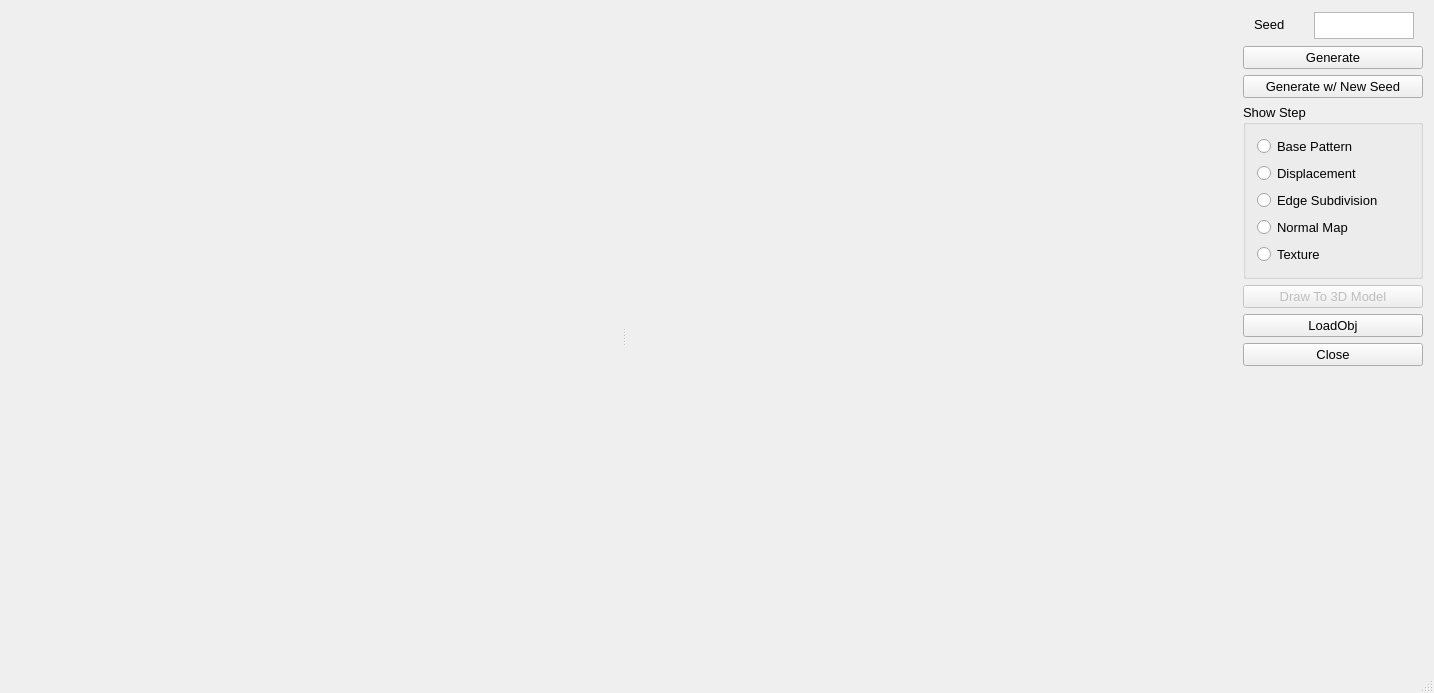
<?xml version="1.0" encoding="UTF-8"?>
<ui version="4.0">
 <class>MainWindow</class>
 <widget class="QMainWindow" name="MainWindow">
  <property name="geometry">
   <rect>
    <x>0</x>
    <y>0</y>
    <width>1434</width>
    <height>693</height>
   </rect>
  </property>
  <property name="font">
   <font>
    <family>Arial</family>
    <pointsize>10</pointsize>
   </font>
  </property>
  <property name="windowTitle">
   <string>NPR HW2 - 0756078</string>
  </property>
  <property name="styleSheet">
   <string notr="true"/>
  </property>
  <widget class="QWidget" name="centralWidget">
   <property name="sizePolicy">
    <sizepolicy hsizetype="Fixed" vsizetype="Preferred">
     <horstretch>0</horstretch>
     <verstretch>0</verstretch>
    </sizepolicy>
   </property>
   <layout class="QHBoxLayout" name="horizontalLayout">
    <item>
     <widget class="QSplitter" name="splitter">
      <property name="orientation">
       <enum>Qt::Horizontal</enum>
      </property>
      <widget class="RenderWidget" name="widget" native="true">
       <property name="sizePolicy">
        <sizepolicy hsizetype="Expanding" vsizetype="Preferred">
         <horstretch>0</horstretch>
         <verstretch>0</verstretch>
        </sizepolicy>
       </property>
      </widget>
      <widget class="GLWidget" name="glwidget" native="true">
       <property name="sizePolicy">
        <sizepolicy hsizetype="Expanding" vsizetype="Preferred">
         <horstretch>0</horstretch>
         <verstretch>0</verstretch>
        </sizepolicy>
       </property>
       <property name="maximumSize">
        <size>
         <width>16777215</width>
         <height>16777215</height>
        </size>
       </property>
      </widget>
     </widget>
    </item>
    <item>
     <layout class="QVBoxLayout" name="verticalLayout">
      <item>
       <layout class="QHBoxLayout" name="horizontalLayout_2"/>
      </item>
      <item>
       <widget class="QWidget" name="widget_2" native="true">
        <layout class="QHBoxLayout" name="horizontalLayout_3">
         <property name="topMargin">
          <number>0</number>
         </property>
         <property name="rightMargin">
          <number>9</number>
         </property>
         <property name="bottomMargin">
          <number>2</number>
         </property>
         <item>
          <widget class="QLabel" name="label">
           <property name="text">
            <string>Seed</string>
           </property>
          </widget>
         </item>
         <item>
          <widget class="QPlainTextEdit" name="plainTextEditSeed">
           <property name="sizePolicy">
            <sizepolicy hsizetype="Minimum" vsizetype="Minimum">
             <horstretch>0</horstretch>
             <verstretch>0</verstretch>
            </sizepolicy>
           </property>
           <property name="minimumSize">
            <size>
             <width>70</width>
             <height>27</height>
            </size>
           </property>
           <property name="maximumSize">
            <size>
             <width>100</width>
             <height>25</height>
            </size>
           </property>
          </widget>
         </item>
        </layout>
       </widget>
      </item>
      <item>
       <widget class="QPushButton" name="pushButtonGen">
        <property name="text">
         <string>Generate</string>
        </property>
       </widget>
      </item>
      <item>
       <widget class="QPushButton" name="pushButtonGenWSeed">
        <property name="sizePolicy">
         <sizepolicy hsizetype="Maximum" vsizetype="Fixed">
          <horstretch>0</horstretch>
          <verstretch>0</verstretch>
         </sizepolicy>
        </property>
        <property name="minimumSize">
         <size>
          <width>180</width>
          <height>0</height>
         </size>
        </property>
        <property name="maximumSize">
         <size>
          <width>0</width>
          <height>16777215</height>
         </size>
        </property>
        <property name="baseSize">
         <size>
          <width>0</width>
          <height>0</height>
         </size>
        </property>
        <property name="text">
         <string>Generate w/ New Seed</string>
        </property>
       </widget>
      </item>
      <item>
       <widget class="QGroupBox" name="groupBox">
        <property name="title">
         <string>Show Step</string>
        </property>
        <layout class="QVBoxLayout" name="verticalLayout_2">
         <item>
          <widget class="QRadioButton" name="radioButton">
           <property name="text">
            <string>Base Pattern</string>
           </property>
          </widget>
         </item>
         <item>
          <widget class="QRadioButton" name="radioButton_2">
           <property name="text">
            <string>Displacement</string>
           </property>
          </widget>
         </item>
         <item>
          <widget class="QRadioButton" name="radioButton_3">
           <property name="text">
            <string>Edge Subdivision</string>
           </property>
          </widget>
         </item>
         <item>
          <widget class="QRadioButton" name="radioButton_4">
           <property name="text">
            <string>Normal Map</string>
           </property>
          </widget>
         </item>
         <item>
          <widget class="QRadioButton" name="radioButton_5">
           <property name="text">
            <string>Texture</string>
           </property>
          </widget>
         </item>
        </layout>
       </widget>
      </item>
      <item>
       <widget class="QPushButton" name="pushButtonDraw">
        <property name="enabled">
         <bool>false</bool>
        </property>
        <property name="maximumSize">
         <size>
          <width>200</width>
          <height>16777215</height>
         </size>
        </property>
        <property name="text">
         <string>Draw To 3D Model</string>
        </property>
       </widget>
      </item>
      <item>
       <widget class="QPushButton" name="pushButtonLoadObj">
        <property name="text">
         <string>LoadObj</string>
        </property>
       </widget>
      </item>
      <item>
       <widget class="QPushButton" name="pushButtonClose">
        <property name="maximumSize">
         <size>
          <width>200</width>
          <height>16777215</height>
         </size>
        </property>
        <property name="text">
         <string>Close</string>
        </property>
       </widget>
      </item>
      <item>
       <spacer name="verticalSpacer">
        <property name="orientation">
         <enum>Qt::Vertical</enum>
        </property>
        <property name="sizeType">
         <enum>QSizePolicy::Expanding</enum>
        </property>
        <property name="sizeHint" stdset="0">
         <size>
          <width>20</width>
          <height>40</height>
         </size>
        </property>
       </spacer>
      </item>
     </layout>
    </item>
   </layout>
  </widget>
  <widget class="QStatusBar" name="statusBar"/>
 </widget>
 <layoutdefault spacing="6" margin="11"/>
 <customwidgets>
  <customwidget>
   <class>GLWidget</class>
   <extends>QWidget</extends>
   <header location="global">glwidget.h</header>
   <container>1</container>
  </customwidget>
  <customwidget>
   <class>RenderWidget</class>
   <extends>QWidget</extends>
   <header>renderwidget.h</header>
   <container>1</container>
  </customwidget>
 </customwidgets>
 <tabstops>
  <tabstop>pushButtonGen</tabstop>
  <tabstop>pushButtonGenWSeed</tabstop>
  <tabstop>plainTextEditSeed</tabstop>
  <tabstop>radioButton</tabstop>
  <tabstop>radioButton_2</tabstop>
  <tabstop>radioButton_3</tabstop>
  <tabstop>radioButton_4</tabstop>
  <tabstop>radioButton_5</tabstop>
  <tabstop>pushButtonDraw</tabstop>
  <tabstop>pushButtonClose</tabstop>
 </tabstops>
 <resources/>
 <connections>
  <connection>
   <sender>pushButtonClose</sender>
   <signal>released()</signal>
   <receiver>MainWindow</receiver>
   <slot>close()</slot>
   <hints>
    <hint type="sourcelabel">
     <x>1423</x>
     <y>332</y>
    </hint>
    <hint type="destinationlabel">
     <x>292</x>
     <y>206</y>
    </hint>
   </hints>
  </connection>
 </connections>
</ui>
